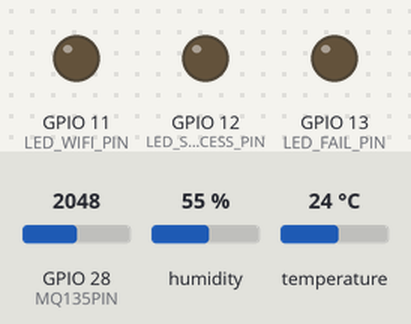
The sketch below on a simulated ESP32-S3. On the bench: output pins drawn as LEDs (lit = HIGH). The test bench sets the inputs (shaded band); at power-on: GPIO 28 (MQ135PIN) = 2048, humidity 55 %, temperature 24 °C. WiFi joins after 1.5 s; servers stay silent unless stated; uploads are accepted with an empty reply.

Above: at 0.1 s.
At 2.3 s:
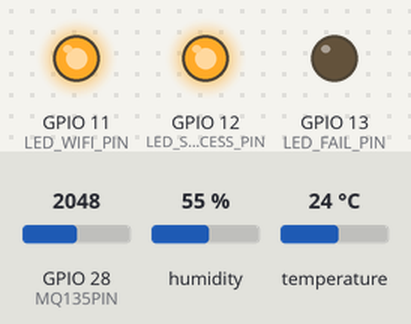
Timing chart, 0 to 3.8 s (numbered marks = the images above):
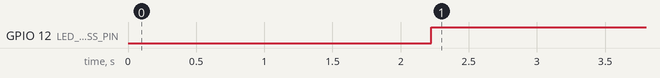

The sketch:

Bitdoglab.ino
```cpp
#include <WiFi.h>           // Biblioteca para wifi)
#include <HTTPClient.h>     // Biblioteca para requisições HTTP
#include <DHT.h>            // Biblioteca para o sensor DHT11

// Configuração dos sensores
#define DHTPIN 18         // Pino digital GP18 para o DHT11
#define DHTTYPE DHT11     // Tipo do sensor DHT11
#define MQ135PIN 28       // Pino analógico GP28 para o MQ135

DHT dht(DHTPIN, DHTTYPE);

// Configuração dos LEDs para status
#define LED_WIFI_PIN 11    // LED aceso se conectado ao Wi-Fi
#define LED_SUCCESS_PIN 12 // LED aceso se os dados forem enviados com sucesso
#define LED_FAIL_PIN 13    // LED aceso se houver falha no envio dos dados

// Configuração do Wi-Fi
const char* ssid = "COPELLI-2G";       // Nome da rede wifi
const char* password = "copelli1";     // Senha da rede wifi

// URL do servidor para onde os dados serão enviados
const char* serverUrl = "http://192.168.0.38:3000/api/submitData";

WiFiClient client;  // Instância para conexão HTTP

void setup() {
  Serial.begin(115200);
  // Configura os pinos dos LEDs como saída
  pinMode(LED_WIFI_PIN, OUTPUT);
  pinMode(LED_SUCCESS_PIN, OUTPUT);
  pinMode(LED_FAIL_PIN, OUTPUT);

  // Conectar ao wifi
  WiFi.begin(ssid, password);
  while (WiFi.status() != WL_CONNECTED) {
    delay(1000);
  }
  // Acende o LED de Wi-Fi (pino 11)
  digitalWrite(LED_WIFI_PIN, HIGH);

  // Inicializa o sensor DHT
  dht.begin();
}

// Função para ler sensor MQ-135
float readMQ135() {
  int sensorValue = analogRead(MQ135PIN);  // Leitura do pino analógico GP28
  return sensorValue;
}

// Função para calcular as concentrações dos gases para teste
void getGasConcentration(int mq135Value, float &alcool, float &benzeno, float &co2, float &fumaca) {
  alcool = mq135Value * 0.1;   // Calculo apenas para teste
  benzeno = mq135Value * 0.2;
  co2 = mq135Value * 0.05;
  fumaca = mq135Value * 0.15;
}

void loop() {

  if (WiFi.status() == WL_CONNECTED) {
    // Leitura dos sensores:
    float temperatura = dht.readTemperature();
    float umidade = dht.readHumidity();
    int qualidadeAr = readMQ135();

    // Verifica se a leitura do DHT11 foi bem-sucedida
    if (isnan(temperatura) || isnan(umidade)) {
      return;
    }

    // Variáveis para os gases
    float alcool, benzeno, co2, fumaca;
    getGasConcentration(qualidadeAr, alcool, benzeno, co2, fumaca);

    // Preparando os dados para envio (incluindo o ID da placa)
    String nodeID = WiFi.macAddress();
    String payload = "{\"id\": \"" + nodeID +
                     "\", \"temperatura\": " + String(temperatura) +
                     ", \"umidade\": " + String(umidade) +
                     ", \"qualidadeAr\": " + String(qualidadeAr) +
                     ", \"alcool\": " + String(alcool) +
                     ", \"benzeno\": " + String(benzeno) +
                     ", \"CO2\": " + String(co2) +
                     ", \"fumaca\": " + String(fumaca) + "}";

    // Envia os dados para o servidor via HTTP POST
    HTTPClient http;
    http.begin(client, serverUrl);
    http.addHeader("Content-Type", "application/json");

    int httpResponseCode = http.POST(payload);
    if (httpResponseCode > 0) {
      // Dados enviados com sucesso: acende LED no pino 12 e apaga LED de falha
      digitalWrite(LED_SUCCESS_PIN, HIGH);
      digitalWrite(LED_FAIL_PIN, LOW);
    } else {
      // Falha ao enviar os dados: acende LED no pino 13 e apaga LED de sucesso
      digitalWrite(LED_SUCCESS_PIN, LOW);
      digitalWrite(LED_FAIL_PIN, HIGH);
    }
    http.end();
  } else {
    WiFi.begin(ssid, password);
    // Desliga os LEDs de status se não conectado
    digitalWrite(LED_WIFI_PIN, LOW);
    digitalWrite(LED_SUCCESS_PIN, LOW);
    digitalWrite(LED_FAIL_PIN, LOW);
  }

  delay(60000);  // Aguarda 1 minuto antes de enviar novamente
}
```

Measured:
- by itself, GPIO 12 (LED_SUCCESS_PIN): LOW → HIGH at 2.2 s
